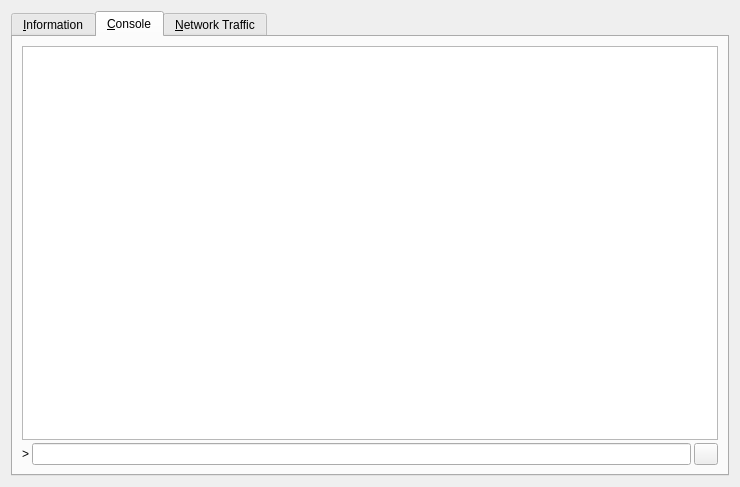
<?xml version="1.0" encoding="UTF-8"?>
<ui version="4.0">
 <class>RPCConsole</class>
 <widget class="QDialog" name="RPCConsole">
  <property name="geometry">
   <rect>
    <x>0</x>
    <y>0</y>
    <width>740</width>
    <height>487</height>
   </rect>
  </property>
  <property name="windowTitle">
   <string>Mercury - Debug window</string>
  </property>
  <layout class="QVBoxLayout" name="verticalLayout_2">
   <item>
    <widget class="QTabWidget" name="tabWidget">
     <property name="currentIndex">
      <number>1</number>
     </property>
     <widget class="QWidget" name="tab_info">
      <attribute name="title">
       <string>&amp;Information</string>
      </attribute>
      <layout class="QGridLayout" name="gridLayout" columnstretch="0,1">
       <property name="horizontalSpacing">
        <number>12</number>
       </property>
       <item row="0" column="0">
        <widget class="QLabel" name="label_9">
         <property name="font">
          <font>
           <weight>75</weight>
           <bold>true</bold>
          </font>
         </property>
         <property name="text">
          <string>Mercury Core</string>
         </property>
        </widget>
       </item>
       <item row="1" column="0">
        <widget class="QLabel" name="label_5">
         <property name="text">
          <string>Client name</string>
         </property>
        </widget>
       </item>
       <item row="1" column="1">
        <widget class="QLabel" name="clientName">
         <property name="cursor">
          <cursorShape>IBeamCursor</cursorShape>
         </property>
         <property name="text">
          <string>N/A</string>
         </property>
         <property name="textFormat">
          <enum>Qt::PlainText</enum>
         </property>
         <property name="textInteractionFlags">
          <set>Qt::LinksAccessibleByMouse|Qt::TextSelectableByKeyboard|Qt::TextSelectableByMouse</set>
         </property>
        </widget>
       </item>
       <item row="2" column="0">
        <widget class="QLabel" name="label_6">
         <property name="text">
          <string>Client version</string>
         </property>
        </widget>
       </item>
       <item row="2" column="1">
        <widget class="QLabel" name="clientVersion">
         <property name="cursor">
          <cursorShape>IBeamCursor</cursorShape>
         </property>
         <property name="text">
          <string>N/A</string>
         </property>
         <property name="textFormat">
          <enum>Qt::PlainText</enum>
         </property>
         <property name="textInteractionFlags">
          <set>Qt::LinksAccessibleByMouse|Qt::TextSelectableByKeyboard|Qt::TextSelectableByMouse</set>
         </property>
        </widget>
       </item>
       <item row="3" column="0">
        <widget class="QLabel" name="label_14">
         <property name="text">
          <string>Using OpenSSL version</string>
         </property>
         <property name="indent">
          <number>10</number>
         </property>
        </widget>
       </item>
       <item row="3" column="1">
        <widget class="QLabel" name="openSSLVersion">
         <property name="cursor">
          <cursorShape>IBeamCursor</cursorShape>
         </property>
         <property name="text">
          <string>N/A</string>
         </property>
         <property name="textFormat">
          <enum>Qt::PlainText</enum>
         </property>
         <property name="textInteractionFlags">
          <set>Qt::LinksAccessibleByMouse|Qt::TextSelectableByKeyboard|Qt::TextSelectableByMouse</set>
         </property>
        </widget>
       </item>
       <item row="4" column="0">
        <widget class="QLabel" name="label_12">
         <property name="text">
          <string>Build date</string>
         </property>
        </widget>
       </item>
       <item row="4" column="1">
        <widget class="QLabel" name="buildDate">
         <property name="cursor">
          <cursorShape>IBeamCursor</cursorShape>
         </property>
         <property name="text">
          <string>N/A</string>
         </property>
         <property name="textFormat">
          <enum>Qt::PlainText</enum>
         </property>
         <property name="textInteractionFlags">
          <set>Qt::LinksAccessibleByMouse|Qt::TextSelectableByKeyboard|Qt::TextSelectableByMouse</set>
         </property>
        </widget>
       </item>
       <item row="5" column="0">
        <widget class="QLabel" name="label_13">
         <property name="text">
          <string>Startup time</string>
         </property>
        </widget>
       </item>
       <item row="5" column="1">
        <widget class="QLabel" name="startupTime">
         <property name="cursor">
          <cursorShape>IBeamCursor</cursorShape>
         </property>
         <property name="text">
          <string>N/A</string>
         </property>
         <property name="textFormat">
          <enum>Qt::PlainText</enum>
         </property>
         <property name="textInteractionFlags">
          <set>Qt::LinksAccessibleByMouse|Qt::TextSelectableByKeyboard|Qt::TextSelectableByMouse</set>
         </property>
        </widget>
       </item>
       <item row="6" column="0">
        <widget class="QLabel" name="label_11">
         <property name="font">
          <font>
           <weight>75</weight>
           <bold>true</bold>
          </font>
         </property>
         <property name="text">
          <string>Network</string>
         </property>
        </widget>
       </item>
       <item row="7" column="0">
        <widget class="QLabel" name="label_7">
         <property name="text">
          <string>Number of connections</string>
         </property>
        </widget>
       </item>
       <item row="7" column="1">
        <widget class="QLabel" name="numberOfConnections">
         <property name="cursor">
          <cursorShape>IBeamCursor</cursorShape>
         </property>
         <property name="text">
          <string>N/A</string>
         </property>
         <property name="textFormat">
          <enum>Qt::PlainText</enum>
         </property>
         <property name="textInteractionFlags">
          <set>Qt::LinksAccessibleByMouse|Qt::TextSelectableByKeyboard|Qt::TextSelectableByMouse</set>
         </property>
        </widget>
       </item>
       <item row="8" column="0">
        <widget class="QLabel" name="label_8">
         <property name="text">
          <string>On testnet</string>
         </property>
        </widget>
       </item>
       <item row="8" column="1">
        <widget class="QCheckBox" name="isTestNet">
         <property name="enabled">
          <bool>false</bool>
         </property>
         <property name="text">
          <string/>
         </property>
        </widget>
       </item>
       <item row="9" column="0">
        <widget class="QLabel" name="label_10">
         <property name="font">
          <font>
           <weight>75</weight>
           <bold>true</bold>
          </font>
         </property>
         <property name="text">
          <string>Block chain</string>
         </property>
        </widget>
       </item>
       <item row="10" column="0">
        <widget class="QLabel" name="label_3">
         <property name="text">
          <string>Current number of blocks</string>
         </property>
        </widget>
       </item>
       <item row="10" column="1">
        <widget class="QLabel" name="numberOfBlocks">
         <property name="cursor">
          <cursorShape>IBeamCursor</cursorShape>
         </property>
         <property name="text">
          <string>N/A</string>
         </property>
         <property name="textFormat">
          <enum>Qt::PlainText</enum>
         </property>
         <property name="textInteractionFlags">
          <set>Qt::LinksAccessibleByMouse|Qt::TextSelectableByKeyboard|Qt::TextSelectableByMouse</set>
         </property>
        </widget>
       </item>
       <item row="11" column="0">
        <widget class="QLabel" name="label_2">
         <property name="text">
          <string>Last block time</string>
         </property>
        </widget>
       </item>
       <item row="11" column="1">
        <widget class="QLabel" name="lastBlockTime">
         <property name="cursor">
          <cursorShape>IBeamCursor</cursorShape>
         </property>
         <property name="text">
          <string>N/A</string>
         </property>
         <property name="textFormat">
          <enum>Qt::PlainText</enum>
         </property>
         <property name="textInteractionFlags">
          <set>Qt::LinksAccessibleByMouse|Qt::TextSelectableByKeyboard|Qt::TextSelectableByMouse</set>
         </property>
        </widget>
       </item>
       <item row="12" column="0">
        <spacer name="verticalSpacer_2">
         <property name="orientation">
          <enum>Qt::Vertical</enum>
         </property>
         <property name="sizeHint" stdset="0">
          <size>
           <width>20</width>
           <height>20</height>
          </size>
         </property>
        </spacer>
       </item>
       <item row="13" column="0">
        <widget class="QLabel" name="labelDebugLogfile">
         <property name="font">
          <font>
           <weight>75</weight>
           <bold>true</bold>
          </font>
         </property>
         <property name="text">
          <string>Debug log file</string>
         </property>
        </widget>
       </item>
       <item row="14" column="0">
        <widget class="QPushButton" name="openDebugLogfileButton">
         <property name="toolTip">
          <string>Open the Mercury debug log file from the current data directory. This can take a few seconds for large log files.</string>
         </property>
         <property name="text">
          <string>&amp;Open</string>
         </property>
         <property name="autoDefault">
          <bool>false</bool>
         </property>
        </widget>
       </item>
       <item row="15" column="0">
        <widget class="QLabel" name="labelCLOptions">
         <property name="font">
          <font>
           <weight>75</weight>
           <bold>true</bold>
          </font>
         </property>
         <property name="text">
          <string>Command-line options</string>
         </property>
        </widget>
       </item>
       <item row="16" column="0">
        <widget class="QPushButton" name="showCLOptionsButton">
         <property name="toolTip">
          <string>Show the Mercury-Qt help message to get a list with possible Mercury command-line options.</string>
         </property>
         <property name="text">
          <string>&amp;Show</string>
         </property>
         <property name="autoDefault">
          <bool>false</bool>
         </property>
        </widget>
       </item>
       <item row="17" column="0">
        <spacer name="verticalSpacer">
         <property name="orientation">
          <enum>Qt::Vertical</enum>
         </property>
         <property name="sizeHint" stdset="0">
          <size>
           <width>20</width>
           <height>40</height>
          </size>
         </property>
        </spacer>
       </item>
      </layout>
     </widget>
     <widget class="QWidget" name="tab_console">
      <attribute name="title">
       <string>&amp;Console</string>
      </attribute>
      <layout class="QVBoxLayout" name="verticalLayout_3">
       <property name="spacing">
        <number>3</number>
       </property>
       <item>
        <widget class="QTextEdit" name="messagesWidget">
         <property name="minimumSize">
          <size>
           <width>0</width>
           <height>100</height>
          </size>
         </property>
         <property name="readOnly">
          <bool>true</bool>
         </property>
         <property name="tabKeyNavigation" stdset="0">
          <bool>false</bool>
         </property>
         <property name="columnCount" stdset="0">
          <number>2</number>
         </property>
        </widget>
       </item>
       <item>
        <layout class="QHBoxLayout" name="horizontalLayout">
         <property name="spacing">
          <number>3</number>
         </property>
         <item>
          <widget class="QLabel" name="label">
           <property name="text">
            <string notr="true">&gt;</string>
           </property>
          </widget>
         </item>
         <item>
          <widget class="QLineEdit" name="lineEdit"/>
         </item>
         <item>
          <widget class="QPushButton" name="clearButton">
           <property name="maximumSize">
            <size>
             <width>24</width>
             <height>24</height>
            </size>
           </property>
           <property name="toolTip">
            <string>Clear console</string>
           </property>
           <property name="text">
            <string/>
           </property>
           <property name="icon">
            <iconset resource="../bitcoin.qrc">
             <normaloff>:/icons/remove</normaloff>:/icons/remove</iconset>
           </property>
           <property name="shortcut">
            <string notr="true">Ctrl+L</string>
           </property>
           <property name="autoDefault">
            <bool>false</bool>
           </property>
          </widget>
         </item>
        </layout>
       </item>
      </layout>
     </widget>
     <widget class="QWidget" name="tab">
      <attribute name="title">
       <string>&amp;Network Traffic</string>
      </attribute>
      <layout class="QHBoxLayout" name="horizontalLayout_3">
       <item>
        <layout class="QVBoxLayout" name="verticalLayout_4">
         <item>
          <widget class="TrafficGraphWidget" name="trafficGraph" native="true">
           <property name="sizePolicy">
            <sizepolicy hsizetype="Expanding" vsizetype="Expanding">
             <horstretch>0</horstretch>
             <verstretch>0</verstretch>
            </sizepolicy>
           </property>
          </widget>
         </item>
         <item>
          <layout class="QHBoxLayout" name="horizontalLayout_2">
           <item>
            <widget class="QSlider" name="sldGraphRange">
             <property name="minimum">
              <number>1</number>
             </property>
             <property name="maximum">
              <number>288</number>
             </property>
             <property name="pageStep">
              <number>12</number>
             </property>
             <property name="value">
              <number>6</number>
             </property>
             <property name="orientation">
              <enum>Qt::Horizontal</enum>
             </property>
            </widget>
           </item>
           <item>
            <widget class="QLabel" name="lblGraphRange">
             <property name="minimumSize">
              <size>
               <width>100</width>
               <height>0</height>
              </size>
             </property>
             <property name="alignment">
              <set>Qt::AlignCenter</set>
             </property>
            </widget>
           </item>
           <item>
            <widget class="QPushButton" name="btnClearTrafficGraph">
             <property name="text">
              <string>&amp;Clear</string>
             </property>
            </widget>
           </item>
          </layout>
         </item>
        </layout>
       </item>
       <item>
        <layout class="QVBoxLayout" name="verticalLayout">
         <item>
          <widget class="QGroupBox" name="groupBox">
           <property name="title">
            <string>Totals</string>
           </property>
           <layout class="QVBoxLayout" name="verticalLayout_5">
            <item>
             <layout class="QHBoxLayout" name="horizontalLayout_4">
              <item>
               <widget class="Line" name="line">
                <property name="sizePolicy">
                 <sizepolicy hsizetype="Fixed" vsizetype="Fixed">
                  <horstretch>0</horstretch>
                  <verstretch>0</verstretch>
                 </sizepolicy>
                </property>
                <property name="minimumSize">
                 <size>
                  <width>10</width>
                  <height>0</height>
                 </size>
                </property>
                <property name="palette">
                 <palette>
                  <active>
                   <colorrole role="Light">
                    <brush brushstyle="SolidPattern">
                     <color alpha="255">
                      <red>0</red>
                      <green>255</green>
                      <blue>0</blue>
                     </color>
                    </brush>
                   </colorrole>
                  </active>
                  <inactive>
                   <colorrole role="Light">
                    <brush brushstyle="SolidPattern">
                     <color alpha="255">
                      <red>0</red>
                      <green>255</green>
                      <blue>0</blue>
                     </color>
                    </brush>
                   </colorrole>
                  </inactive>
                  <disabled>
                   <colorrole role="Light">
                    <brush brushstyle="SolidPattern">
                     <color alpha="255">
                      <red>0</red>
                      <green>255</green>
                      <blue>0</blue>
                     </color>
                    </brush>
                   </colorrole>
                  </disabled>
                 </palette>
                </property>
                <property name="orientation">
                 <enum>Qt::Horizontal</enum>
                </property>
               </widget>
              </item>
              <item>
               <widget class="QLabel" name="label_16">
                <property name="text">
                 <string>In:</string>
                </property>
               </widget>
              </item>
              <item>
               <widget class="QLabel" name="lblBytesIn">
                <property name="minimumSize">
                 <size>
                  <width>50</width>
                  <height>0</height>
                 </size>
                </property>
                <property name="alignment">
                 <set>Qt::AlignRight|Qt::AlignTrailing|Qt::AlignVCenter</set>
                </property>
               </widget>
              </item>
             </layout>
            </item>
            <item>
             <layout class="QHBoxLayout" name="horizontalLayout_5">
              <item>
               <widget class="Line" name="line_2">
                <property name="sizePolicy">
                 <sizepolicy hsizetype="Fixed" vsizetype="Fixed">
                  <horstretch>0</horstretch>
                  <verstretch>0</verstretch>
                 </sizepolicy>
                </property>
                <property name="minimumSize">
                 <size>
                  <width>10</width>
                  <height>0</height>
                 </size>
                </property>
                <property name="palette">
                 <palette>
                  <active>
                   <colorrole role="Light">
                    <brush brushstyle="SolidPattern">
                     <color alpha="255">
                      <red>255</red>
                      <green>0</green>
                      <blue>0</blue>
                     </color>
                    </brush>
                   </colorrole>
                  </active>
                  <inactive>
                   <colorrole role="Light">
                    <brush brushstyle="SolidPattern">
                     <color alpha="255">
                      <red>255</red>
                      <green>0</green>
                      <blue>0</blue>
                     </color>
                    </brush>
                   </colorrole>
                  </inactive>
                  <disabled>
                   <colorrole role="Light">
                    <brush brushstyle="SolidPattern">
                     <color alpha="255">
                      <red>255</red>
                      <green>0</green>
                      <blue>0</blue>
                     </color>
                    </brush>
                   </colorrole>
                  </disabled>
                 </palette>
                </property>
                <property name="orientation">
                 <enum>Qt::Horizontal</enum>
                </property>
               </widget>
              </item>
              <item>
               <widget class="QLabel" name="label_17">
                <property name="text">
                 <string>Out:</string>
                </property>
               </widget>
              </item>
              <item>
               <widget class="QLabel" name="lblBytesOut">
                <property name="minimumSize">
                 <size>
                  <width>50</width>
                  <height>0</height>
                 </size>
                </property>
                <property name="alignment">
                 <set>Qt::AlignRight|Qt::AlignTrailing|Qt::AlignVCenter</set>
                </property>
               </widget>
              </item>
             </layout>
            </item>
            <item>
             <spacer name="verticalSpacer_4">
              <property name="orientation">
               <enum>Qt::Vertical</enum>
              </property>
              <property name="sizeHint" stdset="0">
               <size>
                <width>20</width>
                <height>407</height>
               </size>
              </property>
             </spacer>
            </item>
           </layout>
          </widget>
         </item>
        </layout>
       </item>
      </layout>
     </widget>
    </widget>
   </item>
  </layout>
 </widget>
 <customwidgets>
  <customwidget>
   <class>TrafficGraphWidget</class>
   <extends>QWidget</extends>
   <header>trafficgraphwidget.h</header>
   <container>1</container>
   <slots>
    <slot>clear()</slot>
   </slots>
  </customwidget>
 </customwidgets>
 <resources>
  <include location="../bitcoin.qrc"/>
 </resources>
 <connections/>
</ui>
